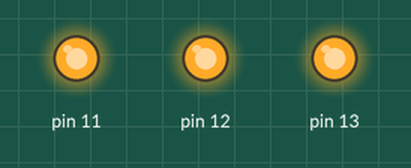
This program was run on a simulated Raspberry Pi (header pin numbers). Shown: output pins drawn as LEDs (lit = HIGH).

Above: at 0.5 s.
At 2.5 s:
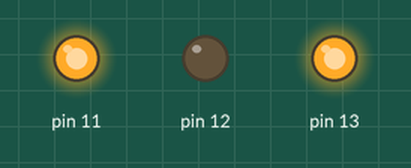
At 3.5 s:
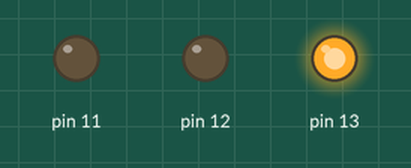
At 4.5 s:
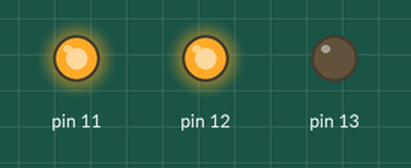
At 6.5 s:
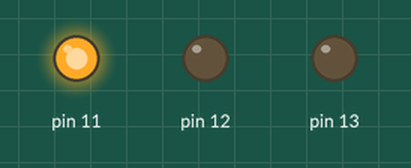
At 9.5 s:
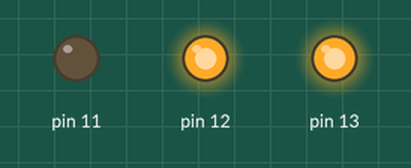
Timing chart, 0 to 10.4 s (numbered marks = the images above):
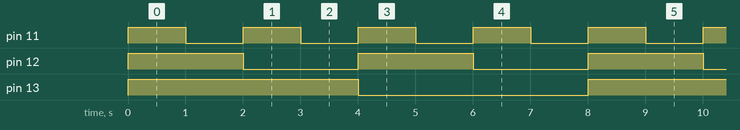

The program:

Binary.py
```python
'''
Created on 10 Nov 2012

@author: Jamie
'''
import RPi.GPIO as GPIO
from time import sleep

GPIO.setwarnings(False)
GPIO.setmode(GPIO.BOARD)
GPIO.setup (11, GPIO.OUT)
GPIO.setup (12, GPIO.OUT)
GPIO.setup (13, GPIO.OUT)
GPIO.output (11, True)
GPIO.output (12, True)
GPIO.output (13, True)

try:
    while 1:
        i = 0
        while i <= 7:
            j = 0
            while j<3:
                GPIO.output(11+j, ((True, False)[((i&(1<<j))>0)]))
                j=j+1
            i=i+1
            sleep(1)
except KeyboardInterrupt:
    print ("Caught Keyboard")
    GPIO.output (11, True)
    GPIO.output (12, True)
    GPIO.output (13, True)
```

Measured:
- by itself, pin 11: alternates HIGH for 1.0 s and LOW for 1.0 s
- by itself, pin 12: alternates HIGH for 2.0 s and LOW for 2.0 s
- by itself, pin 13: alternates HIGH for 4.0 s and LOW for 4.0 s
